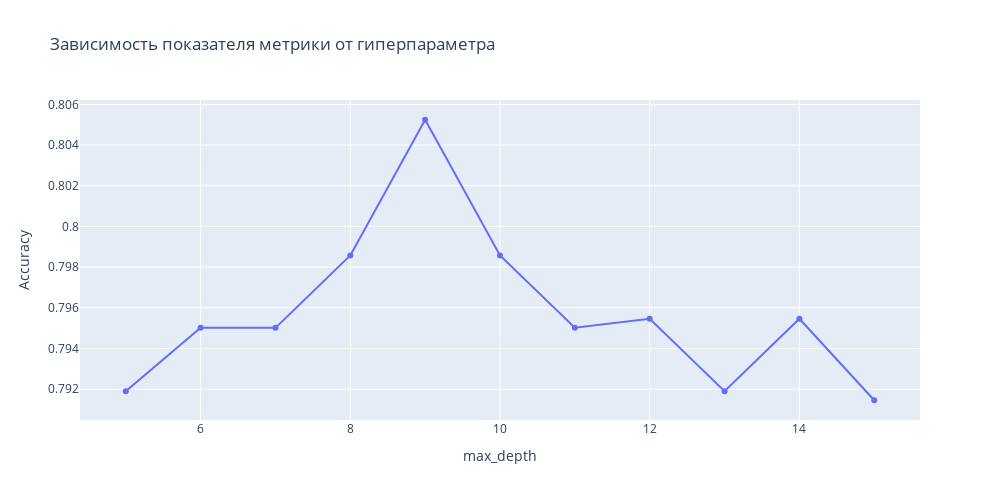

The notebook cell this image was saved under:
### Markdown cell above
Взглянем на графике, как изменяется значение `accuracy` при изменении одного из гиперпараметров лучшей в итоге модели — "случайного леса".

### Code cell
# получение графика
visual_rf_grid = GridSearchCV(
    rf_clf,
    {'max_depth': range(5, 16), 'min_samples_split': [4], 'n_estimators': [33]},
    n_jobs=-1
    )
visual_rf_grid.fit(features_train, target_train)
results = pd.DataFrame(visual_rf_grid.cv_results_)

px.line(
    results,
    x='param_max_depth',
    y='mean_test_score',
    markers=True,
    width=1000,
    height=500,
    title='Зависимость показателя метрики от гиперпараметра').update_layout(
        xaxis_title='max_depth',
        yaxis_title='Accuracy'
        )

### Figure 1 — Plotly figure (JSON) as saved in the notebook; plotly's stock layout.template omitted (floating-point values rounded to 4 significant figures)
{"data": [{"hovertemplate": "param_max_depth=%{x}<br>mean_test_score=%{y}<extra></extra>", "legendgroup": "", "line": {"color": "#636efa", "dash": "solid"}, "marker": {"symbol": "circle"}, "mode": "lines+markers", "name": "", "orientation": "v", "showlegend": false, "type": "scatter", "x": [5, 6, 7, 8, 9, 10, 11, 12, 13, 14, 15], "xaxis": "x", "y": [0.7919, 0.795, 0.795, 0.7986, 0.8052, 0.7986, 0.795, 0.7955, 0.7919, 0.7955, 0.7915], "yaxis": "y"}], "layout": {"height": 500, "legend": {"tracegroupgap": 0}, "title": {"text": "Зависимость показателя метрики от гиперпараметра"}, "width": 1000, "xaxis": {"anchor": "y", "domain": [0, 1], "title": {"text": "max_depth"}}, "yaxis": {"anchor": "x", "domain": [0, 1], "title": {"text": "Accuracy"}}}}
